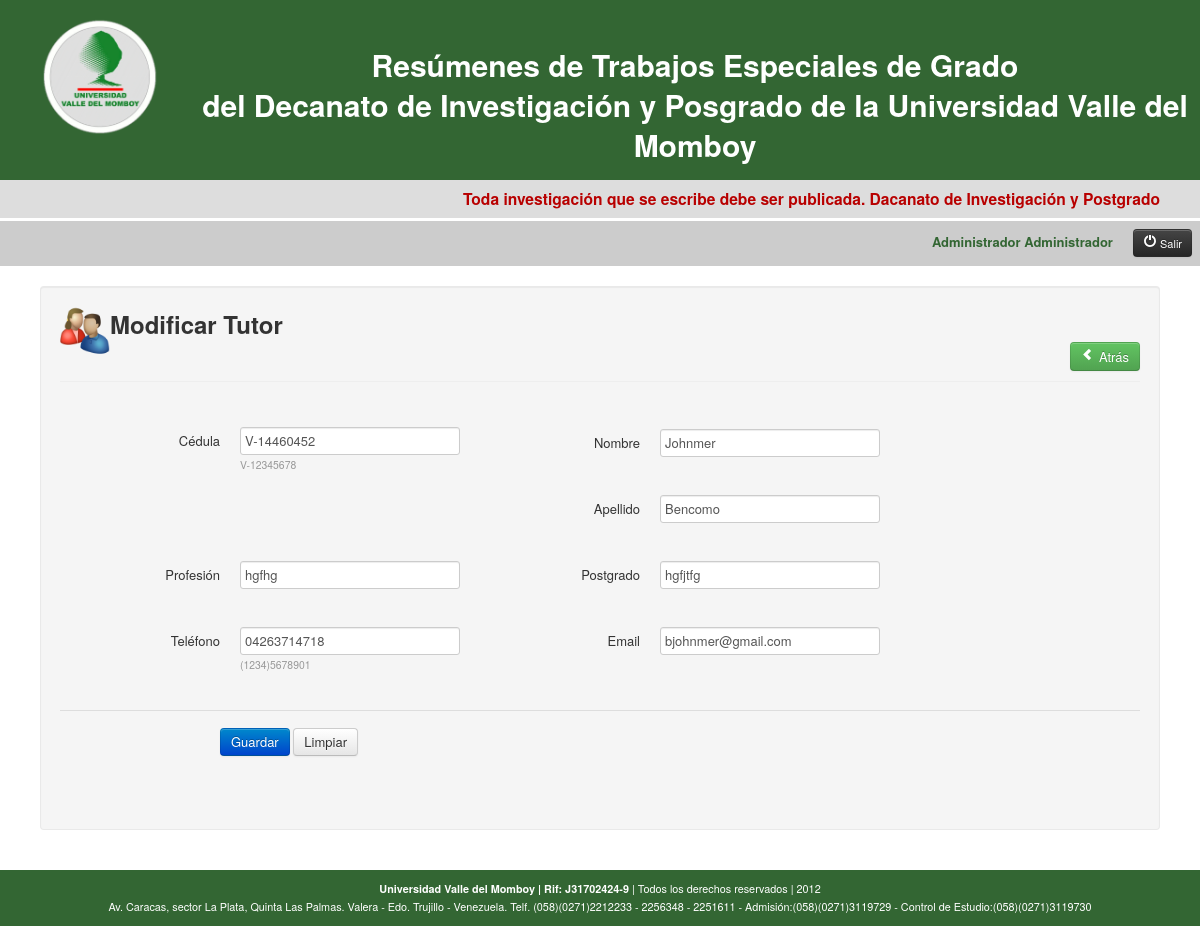
The page /tutores.php?p=mtut&idTutor=15 (signed in) on the database its author committed.
### tables this page shows
CREATE TABLE IF NOT EXISTS `tbltutores` (
  `idTutor` int(11) NOT NULL AUTO_INCREMENT,
  `cedulaTutor` varchar(12) NOT NULL,
  `nombreTutor` varchar(75) NOT NULL,
  `apellidoTutor` varchar(75) NOT NULL,
  `profesionTutor` varchar(75) NOT NULL,
  `postgradoTutor` varchar(100) DEFAULT NULL,
  `telfTutor` varchar(75) NOT NULL,
  `emailTutor` varchar(75) NOT NULL,
  PRIMARY KEY (`idTutor`)
);

### mtut.php (the view, shortened to what this page needs)
<?php require_once('Connections/bdresumen.php'); ?>
<?php
if (!function_exists("GetSQLValueString")) {
function GetSQLValueString($theValue, $theType, $theDefinedValue = "", $theNotDefinedValue = "")
{
  $theValue = function_exists("mysql_real_escape_string") ? mysql_real_escape_string($theValue) : mysql_escape_string($theValue);
  switch ($theType) {
    case "long":
    case "int":
      $theValue = ($theValue != "") ? intval($theValue) : "NULL";
      break;
  }
  return $theValue;
}
}
$editFormAction = $_SERVER['PHP_SELF'];
if (isset($_SERVER['QUERY_STRING'])) {
  $editFormAction .= "?" . htmlentities($_SERVER['QUERY_STRING']);
}
$colname_constutor = "-1";
if (isset($_GET['idTutor'])) {
  $colname_constutor = $_GET['idTutor'];
}
$query_constutor = sprintf("SELECT * FROM tbltutores WHERE idTutor = %s", GetSQLValueString($colname_constutor, "int"));
$constutor = mysql_query($query_constutor, $bdresumen) or die(mysql_error());
$row_constutor = mysql_fetch_assoc($constutor);
?>
<div style="margin:20px;">
  <div class="container-fluid" style="margin:auto">
    <div class="row-fluid">
      <div class="span12">
        <div class="well">
          <div class="row-fluid">
          	<img src="img/tutores.png" width="50" height="50"><h2>Modificar Tutor</h2>
           	<div class="atras"><button class="btn btn-success" onclick='window.location="tutores.php"'><i class="icon-chevron-left icon-white"></i>&nbsp;Atrás</button></div>
          </div>
          <div class="row-fluid">
            <form name="mtut" id="mtut" class="form-horizontal" action="<?php echo $editFormAction; ?>" method="POST">
              <fieldset>
                <legend></legend>
                <div class="control-group">
                  <label class="control-label" for="cedulaTutor">Cédula</label>
                  <div class="controls">
                    <input name="cedulaTutor" type="text" class="input" id="cedulaTutor" value="<?php echo $row_constutor['cedulaTutor']; ?>" placeholder="Cédula del Tutor"><br/><span id="muestra">V-12345678</span>
                  </div>
                </div>
                <div class="control-group">
                  <label class="control-label" for="nombreTutor">Nombre</label>
                  <div class="controls">
                    <input name="nombreTutor" type="text" class="input" id="nombreTutor" value="<?php echo $row_constutor['nombreTutor']; ?>" placeholder="Nombre del Tutor">
                  </div>
                </div>
                <div class="control-group">
                  <label class="control-label" for="apellidoTutor">Apellido</label>
                  <div class="controls">
                    <input name="apellidoTutor" type="text" class="input" id="apellidoTutor" value="<?php echo $row_constutor['apellidoTutor']; ?>" placeholder="Apellido del Tutor">
                  </div>
                </div>
                <div class="control-group">
                  <label class="control-label" for="profesionTutor">Profesión</label>
                  <div class="controls">
                    <input name="profesionTutor" type="text" class="input" id="profesionTutor" value="<?php echo $row_constutor['profesionTutor']; ?>" placeholder="Profesión del Tutor">
                  </div>
                </div>
                <div class="control-group">
                  <label class="control-label" for="postgradoTutor">Postgrado</label>
                  <div class="controls">
                    <input name="postgradoTutor" type="text" class="input" id="postgradoTutor" value="<?php echo $row_constutor['postgradoTutor']; ?>" placeholder="Postgrado del Tutor">
                  </div>
                </div>
                <div class="control-group">
                  <label class="control-label" for="telfTutor">Teléfono</label>
                  <div class="controls">
                    <input name="telfTutor" type="text" class="input" id="telfTutor" value="<?php echo $row_constutor['telfTutor']; ?>" placeholder="Teléfono del Tutor"><br/><span id="muestra">(1234)5678901</span>
                  </div>
                </div>
                <div class="control-group">
                  <label class="control-label" for="emailTutor">Email</label>
                  <div class="controls">
                    <input name="emailTutor" type="text" class="input" id="emailTutor" value="<?php echo $row_constutor['emailTutor']; ?>" placeholder="Email del Tutor">
                  </div>
                </div>
                <div class="control-group">
                </div>
                <div class="form-actions">
                  <button type="submit" class="btn btn-primary">Guardar</button>
                  <button class="btn" type="reset">Limpiar</button>
                </div>
              </fieldset>
            </form>
            </div>
        </div>
        </div>
      </div>
    </div>
</div>

### css/main.css (style rules this page uses)
#muestra { color:#999; font-size:0.8em; }
form { margin-top:10px; }
body { padding-top: 0px; padding-bottom: 0px; }
.well img { float: left; }
.atras { float:right; }

### mtut.php (style rules this page uses)
.control-group { float:left; margin:20px; }
.control-group:nth-of-type(8) { float:none; }

### rows shown on the page
tbltutores: cedulaTutor "V-14460452", nombreTutor "Johnmer", apellidoTutor "Bencomo", profesionTutor "hgfhg", postgradoTutor "hgfjtfg", telfTutor "04263714718", emailTutor "bjohnmer@gmail.com"

### other values the page prints
$_SESSION['nombreUsuario'] "Administrador"
$_SESSION['apellidoUsuario'] "Administrador"
